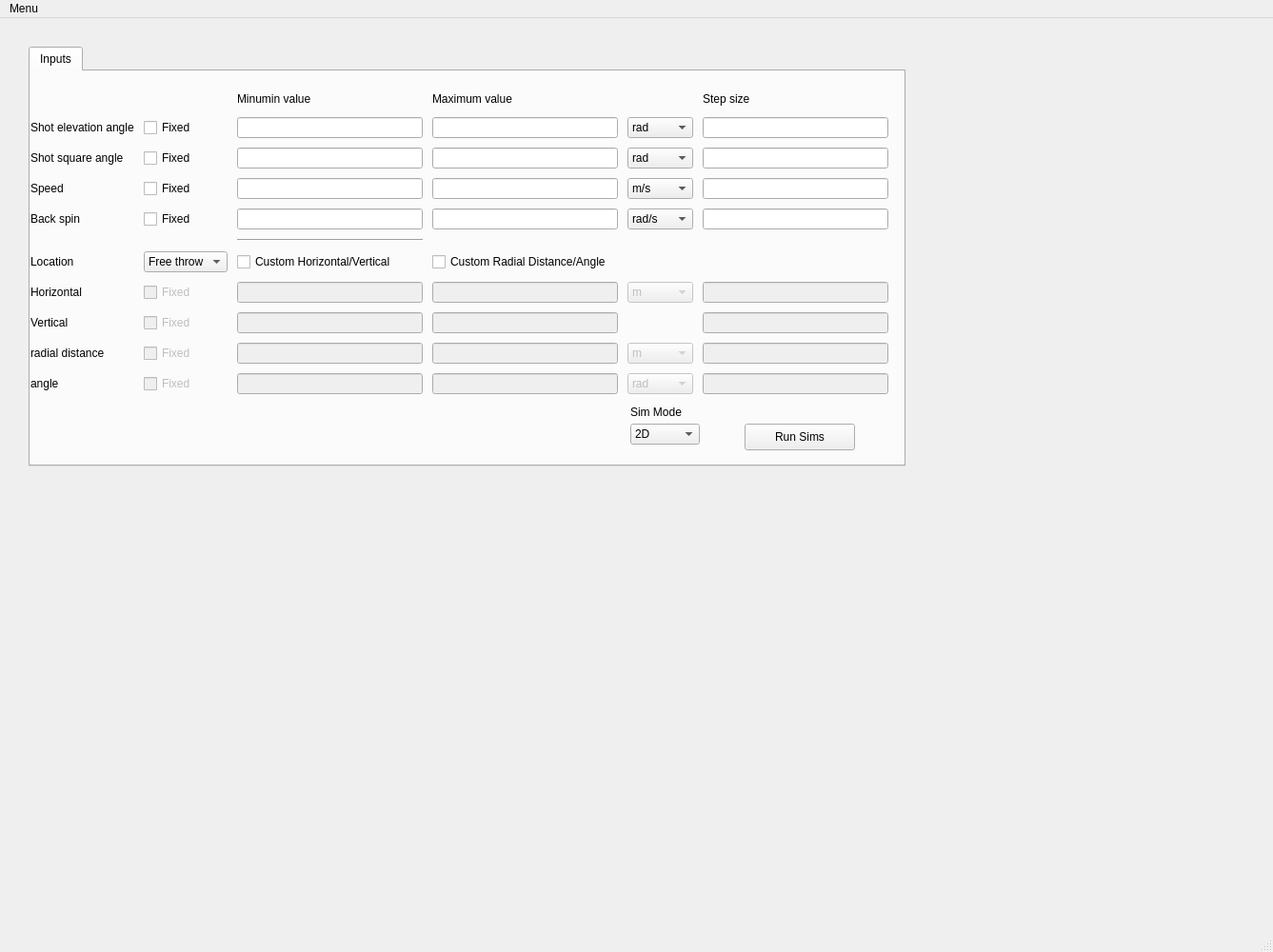
<?xml version="1.0" encoding="UTF-8"?>
<ui version="4.0">
 <class>MainWindow</class>
 <widget class="QMainWindow" name="MainWindow">
  <property name="geometry">
   <rect>
    <x>0</x>
    <y>0</y>
    <width>1337</width>
    <height>1000</height>
   </rect>
  </property>
  <property name="sizePolicy">
   <sizepolicy hsizetype="Maximum" vsizetype="Maximum">
    <horstretch>0</horstretch>
    <verstretch>0</verstretch>
   </sizepolicy>
  </property>
  <property name="windowTitle">
   <string>MainWindow</string>
  </property>
  <property name="documentMode">
   <bool>false</bool>
  </property>
  <property name="tabShape">
   <enum>QTabWidget::Rounded</enum>
  </property>
  <property name="dockOptions">
   <set>QMainWindow::AllowTabbedDocks|QMainWindow::AnimatedDocks</set>
  </property>
  <widget class="QWidget" name="centralwidget">
   <widget class="QTabWidget" name="tabWidget">
    <property name="geometry">
     <rect>
      <x>30</x>
      <y>30</y>
      <width>921</width>
      <height>441</height>
     </rect>
    </property>
    <property name="currentIndex">
     <number>0</number>
    </property>
    <widget class="QWidget" name="tab">
     <attribute name="title">
      <string>Inputs</string>
     </attribute>
     <widget class="QWidget" name="gridLayoutWidget">
      <property name="geometry">
       <rect>
        <x>0</x>
        <y>20</y>
        <width>901</width>
        <height>319</height>
       </rect>
      </property>
      <layout class="QGridLayout" name="gridLayout">
       <property name="spacing">
        <number>10</number>
       </property>
       <item row="5" column="2">
        <widget class="QLineEdit" name="shotSquareAngleMinimumValueLineEdit"/>
       </item>
       <item row="10" column="2">
        <widget class="QCheckBox" name="customHorizontalVerticalCheckBox">
         <property name="text">
          <string>Custom Horizontal/Vertical</string>
         </property>
        </widget>
       </item>
       <item row="6" column="11">
        <widget class="QLineEdit" name="speedStepSizeLineEdit">
         <property name="enabled">
          <bool>true</bool>
         </property>
        </widget>
       </item>
       <item row="11" column="2">
        <widget class="QLineEdit" name="customDistanceXMinimumLineEdit">
         <property name="enabled">
          <bool>false</bool>
         </property>
         <property name="inputMethodHints">
          <set>Qt::ImhNone</set>
         </property>
        </widget>
       </item>
       <item row="4" column="11">
        <widget class="QLineEdit" name="shotElevationAngleStepSizeLineEdit">
         <property name="enabled">
          <bool>true</bool>
         </property>
        </widget>
       </item>
       <item row="6" column="4">
        <widget class="QLineEdit" name="speedMaximumValueLineEdit">
         <property name="enabled">
          <bool>true</bool>
         </property>
        </widget>
       </item>
       <item row="6" column="2">
        <widget class="QLineEdit" name="speedMinimumValueLineEdit"/>
       </item>
       <item row="10" column="0">
        <widget class="QLabel" name="defaultLocationLabel">
         <property name="text">
          <string>Location</string>
         </property>
        </widget>
       </item>
       <item row="8" column="2">
        <widget class="Line" name="line_2">
         <property name="orientation">
          <enum>Qt::Horizontal</enum>
         </property>
        </widget>
       </item>
       <item row="10" column="1">
        <widget class="QComboBox" name="defaultLocationComboBox">
         <item>
          <property name="text">
           <string>Free throw</string>
          </property>
         </item>
         <item>
          <property name="text">
           <string>Top of key</string>
          </property>
         </item>
         <item>
          <property name="text">
           <string>3-Point</string>
          </property>
         </item>
         <item>
          <property name="text">
           <string>Half court</string>
          </property>
         </item>
        </widget>
       </item>
       <item row="13" column="2">
        <widget class="QLineEdit" name="customRadialDistanceMinimumLineEdit">
         <property name="enabled">
          <bool>false</bool>
         </property>
        </widget>
       </item>
       <item row="5" column="11">
        <widget class="QLineEdit" name="shotSquareAngleStepSizeLineEdit">
         <property name="enabled">
          <bool>true</bool>
         </property>
        </widget>
       </item>
       <item row="5" column="4">
        <widget class="QLineEdit" name="shotSquareAngleMaximumValueLineEdit">
         <property name="enabled">
          <bool>true</bool>
         </property>
        </widget>
       </item>
       <item row="7" column="8">
        <widget class="QComboBox" name="backSpinUnitComboBox">
         <item>
          <property name="text">
           <string>rad/s</string>
          </property>
         </item>
         <item>
          <property name="text">
           <string>rev/min</string>
          </property>
         </item>
        </widget>
       </item>
       <item row="11" column="0">
        <widget class="QLabel" name="customDistanceXLabel">
         <property name="text">
          <string>Horizontal</string>
         </property>
        </widget>
       </item>
       <item row="4" column="1">
        <widget class="QCheckBox" name="shotElevationAngleFixedCheckBox">
         <property name="enabled">
          <bool>true</bool>
         </property>
         <property name="cursor">
          <cursorShape>ArrowCursor</cursorShape>
         </property>
         <property name="contextMenuPolicy">
          <enum>Qt::ActionsContextMenu</enum>
         </property>
         <property name="toolTip">
          <string>Check to keep values fixed</string>
         </property>
         <property name="toolTipDuration">
          <number>41</number>
         </property>
         <property name="text">
          <string>Fixed</string>
         </property>
         <property name="checkFixed" stdset="0">
          <bool>false</bool>
         </property>
        </widget>
       </item>
       <item row="5" column="0">
        <widget class="QLabel" name="shotSquareAngleLabel">
         <property name="text">
          <string>Shot square angle</string>
         </property>
        </widget>
       </item>
       <item row="12" column="2">
        <widget class="QLineEdit" name="customDistanceYMinimumLineEdit">
         <property name="enabled">
          <bool>false</bool>
         </property>
         <property name="inputMethodHints">
          <set>Qt::ImhNone</set>
         </property>
        </widget>
       </item>
       <item row="4" column="2">
        <widget class="QLineEdit" name="shotElevationAngleMinimumValueLineEdit"/>
       </item>
       <item row="2" column="4">
        <widget class="QLabel" name="label_6">
         <property name="text">
          <string>Maximum value</string>
         </property>
        </widget>
       </item>
       <item row="2" column="11">
        <widget class="QLabel" name="label_13">
         <property name="text">
          <string>Step size</string>
         </property>
        </widget>
       </item>
       <item row="2" column="2">
        <widget class="QLabel" name="label_5">
         <property name="acceptDrops">
          <bool>false</bool>
         </property>
         <property name="inputMethodHints">
          <set>Qt::ImhHiddenText</set>
         </property>
         <property name="text">
          <string>Minumin value</string>
         </property>
        </widget>
       </item>
       <item row="6" column="8">
        <widget class="QComboBox" name="speedUnitComboBox">
         <item>
          <property name="text">
           <string>m/s</string>
          </property>
         </item>
         <item>
          <property name="text">
           <string>mph</string>
          </property>
         </item>
        </widget>
       </item>
       <item row="7" column="2">
        <widget class="QLineEdit" name="backSpinMinimumValueLineEdit"/>
       </item>
       <item row="6" column="1">
        <widget class="QCheckBox" name="speedFixedCheckBox">
         <property name="text">
          <string>Fixed</string>
         </property>
        </widget>
       </item>
       <item row="4" column="8">
        <widget class="QComboBox" name="shotElevationAngleUnitComboBox">
         <item>
          <property name="text">
           <string>rad</string>
          </property>
         </item>
         <item>
          <property name="text">
           <string>deg</string>
          </property>
         </item>
        </widget>
       </item>
       <item row="5" column="8">
        <widget class="QComboBox" name="shotSquareAngleUnitComboBox">
         <item>
          <property name="text">
           <string>rad</string>
          </property>
         </item>
         <item>
          <property name="text">
           <string>deg</string>
          </property>
         </item>
        </widget>
       </item>
       <item row="7" column="1">
        <widget class="QCheckBox" name="backSpinFixedCheckBox">
         <property name="text">
          <string>Fixed</string>
         </property>
        </widget>
       </item>
       <item row="7" column="11">
        <widget class="QLineEdit" name="backSpinStepSizeLineEdit">
         <property name="enabled">
          <bool>true</bool>
         </property>
        </widget>
       </item>
       <item row="4" column="0">
        <widget class="QLabel" name="shotElevationAngleLabel">
         <property name="text">
          <string>Shot elevation angle</string>
         </property>
        </widget>
       </item>
       <item row="12" column="0">
        <widget class="QLabel" name="customDistanceYLabel">
         <property name="text">
          <string>Vertical</string>
         </property>
        </widget>
       </item>
       <item row="7" column="0">
        <widget class="QLabel" name="backSpinLabel">
         <property name="text">
          <string>Back spin</string>
         </property>
        </widget>
       </item>
       <item row="4" column="4">
        <widget class="QLineEdit" name="shotElevationAngleMaximumValueLineEdit">
         <property name="enabled">
          <bool>true</bool>
         </property>
        </widget>
       </item>
       <item row="7" column="4">
        <widget class="QLineEdit" name="backSpinMaximumValueLineEdit">
         <property name="enabled">
          <bool>true</bool>
         </property>
        </widget>
       </item>
       <item row="5" column="1">
        <widget class="QCheckBox" name="shotSquareAngleFixedCheckBox">
         <property name="text">
          <string>Fixed</string>
         </property>
        </widget>
       </item>
       <item row="13" column="0">
        <widget class="QLabel" name="customDistanceRadialLabel">
         <property name="text">
          <string>radial distance</string>
         </property>
        </widget>
       </item>
       <item row="6" column="0">
        <widget class="QLabel" name="speedLabel">
         <property name="text">
          <string>Speed</string>
         </property>
        </widget>
       </item>
       <item row="14" column="0">
        <widget class="QLabel" name="customDistanceAngleLabel">
         <property name="text">
          <string>angle</string>
         </property>
        </widget>
       </item>
       <item row="14" column="2">
        <widget class="QLineEdit" name="customRadialAngleMinimumLineEdit">
         <property name="enabled">
          <bool>false</bool>
         </property>
        </widget>
       </item>
       <item row="12" column="4">
        <widget class="QLineEdit" name="customDistanceYMaximumLineEdit">
         <property name="enabled">
          <bool>false</bool>
         </property>
        </widget>
       </item>
       <item row="11" column="4">
        <widget class="QLineEdit" name="customDistanceXMaximumLineEdit">
         <property name="enabled">
          <bool>false</bool>
         </property>
        </widget>
       </item>
       <item row="13" column="4">
        <widget class="QLineEdit" name="customRadialDistanceMaximumLineEdit">
         <property name="enabled">
          <bool>false</bool>
         </property>
        </widget>
       </item>
       <item row="14" column="4">
        <widget class="QLineEdit" name="customRadialAngleMaximumLineEdit">
         <property name="enabled">
          <bool>false</bool>
         </property>
        </widget>
       </item>
       <item row="14" column="8">
        <widget class="QComboBox" name="customRadialAngleUnitComboBox">
         <property name="enabled">
          <bool>false</bool>
         </property>
         <item>
          <property name="text">
           <string>rad</string>
          </property>
         </item>
         <item>
          <property name="text">
           <string>deg</string>
          </property>
         </item>
        </widget>
       </item>
       <item row="13" column="8">
        <widget class="QComboBox" name="customRadialDistanceUnitComboBox">
         <property name="enabled">
          <bool>false</bool>
         </property>
         <item>
          <property name="text">
           <string>m</string>
          </property>
         </item>
         <item>
          <property name="text">
           <string>ft</string>
          </property>
         </item>
        </widget>
       </item>
       <item row="10" column="4">
        <widget class="QCheckBox" name="customRadialDistanceAngleCheckBox">
         <property name="text">
          <string>Custom Radial Distance/Angle</string>
         </property>
        </widget>
       </item>
       <item row="11" column="8">
        <widget class="QComboBox" name="customDistanceUnitComboBox">
         <property name="enabled">
          <bool>false</bool>
         </property>
         <item>
          <property name="text">
           <string>m</string>
          </property>
         </item>
         <item>
          <property name="text">
           <string>ft</string>
          </property>
         </item>
        </widget>
       </item>
       <item row="11" column="11">
        <widget class="QLineEdit" name="customDistanceXStepSizeLineEdit">
         <property name="enabled">
          <bool>false</bool>
         </property>
        </widget>
       </item>
       <item row="12" column="11">
        <widget class="QLineEdit" name="customDistanceYStepSizeLineEdit">
         <property name="enabled">
          <bool>false</bool>
         </property>
        </widget>
       </item>
       <item row="13" column="11">
        <widget class="QLineEdit" name="customRadialDistanceStepSizeLineEdit">
         <property name="enabled">
          <bool>false</bool>
         </property>
        </widget>
       </item>
       <item row="14" column="11">
        <widget class="QLineEdit" name="customRadialAngleStepSizeLineEdit">
         <property name="enabled">
          <bool>false</bool>
         </property>
        </widget>
       </item>
       <item row="11" column="1">
        <widget class="QCheckBox" name="customDistanceXFixedCheckBox">
         <property name="enabled">
          <bool>false</bool>
         </property>
         <property name="text">
          <string>Fixed</string>
         </property>
        </widget>
       </item>
       <item row="12" column="1">
        <widget class="QCheckBox" name="customDistanceYFixedCheckBox">
         <property name="enabled">
          <bool>false</bool>
         </property>
         <property name="text">
          <string>Fixed</string>
         </property>
        </widget>
       </item>
       <item row="13" column="1">
        <widget class="QCheckBox" name="customRadialDistanceFixedCheckBox">
         <property name="enabled">
          <bool>false</bool>
         </property>
         <property name="text">
          <string>Fixed</string>
         </property>
        </widget>
       </item>
       <item row="14" column="1">
        <widget class="QCheckBox" name="customRadialAngleFixedCheckBox">
         <property name="enabled">
          <bool>false</bool>
         </property>
         <property name="text">
          <string>Fixed</string>
         </property>
        </widget>
       </item>
      </layout>
      <zorder>speedLabel</zorder>
      <zorder>speedMaximumValueLineEdit</zorder>
      <zorder>shotSquareAngleMaximumValueLineEdit</zorder>
      <zorder>shotElevationAngleMinimumValueLineEdit</zorder>
      <zorder>shotElevationAngleLabel</zorder>
      <zorder>shotElevationAngleMaximumValueLineEdit</zorder>
      <zorder>label_13</zorder>
      <zorder>backSpinLabel</zorder>
      <zorder>backSpinMinimumValueLineEdit</zorder>
      <zorder>label_6</zorder>
      <zorder>shotSquareAngleLabel</zorder>
      <zorder>speedMinimumValueLineEdit</zorder>
      <zorder>shotSquareAngleMinimumValueLineEdit</zorder>
      <zorder>backSpinMaximumValueLineEdit</zorder>
      <zorder>backSpinStepSizeLineEdit</zorder>
      <zorder>speedStepSizeLineEdit</zorder>
      <zorder>defaultLocationLabel</zorder>
      <zorder>shotSquareAngleStepSizeLineEdit</zorder>
      <zorder>shotElevationAngleStepSizeLineEdit</zorder>
      <zorder>backSpinUnitComboBox</zorder>
      <zorder>speedUnitComboBox</zorder>
      <zorder>shotSquareAngleUnitComboBox</zorder>
      <zorder>shotElevationAngleUnitComboBox</zorder>
      <zorder>line_2</zorder>
      <zorder>shotElevationAngleFixedCheckBox</zorder>
      <zorder>shotSquareAngleFixedCheckBox</zorder>
      <zorder>speedFixedCheckBox</zorder>
      <zorder>backSpinFixedCheckBox</zorder>
      <zorder>label_5</zorder>
      <zorder>defaultLocationComboBox</zorder>
      <zorder>customHorizontalVerticalCheckBox</zorder>
      <zorder>customDistanceXLabel</zorder>
      <zorder>customDistanceXMinimumLineEdit</zorder>
      <zorder>customDistanceRadialLabel</zorder>
      <zorder>customDistanceYLabel</zorder>
      <zorder>customRadialDistanceMinimumLineEdit</zorder>
      <zorder>customDistanceYMinimumLineEdit</zorder>
      <zorder>customDistanceAngleLabel</zorder>
      <zorder>customRadialAngleMinimumLineEdit</zorder>
      <zorder>customDistanceYMaximumLineEdit</zorder>
      <zorder>customDistanceXMaximumLineEdit</zorder>
      <zorder>customRadialDistanceMaximumLineEdit</zorder>
      <zorder>customRadialAngleMaximumLineEdit</zorder>
      <zorder>customRadialAngleUnitComboBox</zorder>
      <zorder>customRadialDistanceUnitComboBox</zorder>
      <zorder>customRadialDistanceAngleCheckBox</zorder>
      <zorder>customDistanceUnitComboBox</zorder>
      <zorder>customDistanceXStepSizeLineEdit</zorder>
      <zorder>customDistanceYStepSizeLineEdit</zorder>
      <zorder>customRadialDistanceStepSizeLineEdit</zorder>
      <zorder>customRadialAngleStepSizeLineEdit</zorder>
      <zorder>customDistanceXFixedCheckBox</zorder>
      <zorder>customDistanceYFixedCheckBox</zorder>
      <zorder>customRadialDistanceFixedCheckBox</zorder>
      <zorder>customRadialAngleFixedCheckBox</zorder>
     </widget>
     <widget class="QPushButton" name="runSimsPushButton">
      <property name="geometry">
       <rect>
        <x>750</x>
        <y>370</y>
        <width>116</width>
        <height>28</height>
       </rect>
      </property>
      <property name="text">
       <string>Run Sims</string>
      </property>
     </widget>
     <widget class="QComboBox" name="simModeComboBox">
      <property name="geometry">
       <rect>
        <x>630</x>
        <y>370</y>
        <width>73</width>
        <height>22</height>
       </rect>
      </property>
      <item>
       <property name="text">
        <string>2D</string>
       </property>
      </item>
      <item>
       <property name="text">
        <string>3D</string>
       </property>
      </item>
     </widget>
     <widget class="QLabel" name="simModeLabel">
      <property name="geometry">
       <rect>
        <x>630</x>
        <y>350</y>
        <width>71</width>
        <height>16</height>
       </rect>
      </property>
      <property name="text">
       <string>Sim Mode</string>
      </property>
     </widget>
    </widget>
   </widget>
  </widget>
  <widget class="QMenuBar" name="menubar">
   <property name="geometry">
    <rect>
     <x>0</x>
     <y>0</y>
     <width>1337</width>
     <height>21</height>
    </rect>
   </property>
   <widget class="QMenu" name="menutester">
    <property name="title">
     <string>Menu</string>
    </property>
    <widget class="QMenu" name="menutest1">
     <property name="title">
      <string>Current session</string>
     </property>
    </widget>
    <addaction name="menutest1"/>
    <addaction name="actionSave"/>
    <addaction name="actionView_History"/>
   </widget>
   <addaction name="menutester"/>
  </widget>
  <widget class="QStatusBar" name="statusbar"/>
  <action name="actionSave">
   <property name="text">
    <string>Save</string>
   </property>
   <property name="shortcut">
    <string>Ctrl+S</string>
   </property>
  </action>
  <action name="actionView_History">
   <property name="text">
    <string>View History</string>
   </property>
   <property name="shortcut">
    <string>Ctrl+H</string>
   </property>
  </action>
 </widget>
 <tabstops>
  <tabstop>shotElevationAngleMinimumValueLineEdit</tabstop>
  <tabstop>shotElevationAngleMaximumValueLineEdit</tabstop>
  <tabstop>shotElevationAngleStepSizeLineEdit</tabstop>
  <tabstop>shotSquareAngleMinimumValueLineEdit</tabstop>
  <tabstop>shotSquareAngleMaximumValueLineEdit</tabstop>
  <tabstop>shotSquareAngleStepSizeLineEdit</tabstop>
  <tabstop>speedMinimumValueLineEdit</tabstop>
  <tabstop>speedMaximumValueLineEdit</tabstop>
  <tabstop>speedStepSizeLineEdit</tabstop>
  <tabstop>backSpinMinimumValueLineEdit</tabstop>
  <tabstop>backSpinMaximumValueLineEdit</tabstop>
  <tabstop>backSpinStepSizeLineEdit</tabstop>
  <tabstop>customDistanceXMinimumLineEdit</tabstop>
  <tabstop>customDistanceXMaximumLineEdit</tabstop>
  <tabstop>customDistanceXStepSizeLineEdit</tabstop>
  <tabstop>customDistanceYMinimumLineEdit</tabstop>
  <tabstop>customDistanceYMaximumLineEdit</tabstop>
  <tabstop>customDistanceYStepSizeLineEdit</tabstop>
  <tabstop>customRadialDistanceMinimumLineEdit</tabstop>
  <tabstop>customRadialDistanceMaximumLineEdit</tabstop>
  <tabstop>customRadialDistanceStepSizeLineEdit</tabstop>
  <tabstop>customRadialAngleMinimumLineEdit</tabstop>
  <tabstop>customRadialAngleMaximumLineEdit</tabstop>
  <tabstop>customRadialAngleStepSizeLineEdit</tabstop>
  <tabstop>simModeComboBox</tabstop>
  <tabstop>runSimsPushButton</tabstop>
  <tabstop>shotElevationAngleFixedCheckBox</tabstop>
  <tabstop>tabWidget</tabstop>
  <tabstop>customHorizontalVerticalCheckBox</tabstop>
  <tabstop>defaultLocationComboBox</tabstop>
  <tabstop>shotSquareAngleUnitComboBox</tabstop>
  <tabstop>customRadialAngleUnitComboBox</tabstop>
  <tabstop>customRadialDistanceUnitComboBox</tabstop>
  <tabstop>backSpinUnitComboBox</tabstop>
  <tabstop>customDistanceUnitComboBox</tabstop>
  <tabstop>shotElevationAngleUnitComboBox</tabstop>
  <tabstop>speedUnitComboBox</tabstop>
  <tabstop>customRadialDistanceAngleCheckBox</tabstop>
  <tabstop>speedFixedCheckBox</tabstop>
  <tabstop>customDistanceXFixedCheckBox</tabstop>
  <tabstop>customDistanceYFixedCheckBox</tabstop>
  <tabstop>customRadialDistanceFixedCheckBox</tabstop>
  <tabstop>customRadialAngleFixedCheckBox</tabstop>
  <tabstop>shotSquareAngleFixedCheckBox</tabstop>
  <tabstop>backSpinFixedCheckBox</tabstop>
 </tabstops>
 <resources/>
 <connections>
  <connection>
   <sender>customRadialAngleFixedCheckBox</sender>
   <signal>toggled(bool)</signal>
   <receiver>customRadialAngleStepSizeLineEdit</receiver>
   <slot>setDisabled(bool)</slot>
   <hints>
    <hint type="sourcelabel">
     <x>139</x>
     <y>404</y>
    </hint>
    <hint type="destinationlabel">
     <x>722</x>
     <y>408</y>
    </hint>
   </hints>
  </connection>
  <connection>
   <sender>customHorizontalVerticalCheckBox</sender>
   <signal>toggled(bool)</signal>
   <receiver>customDistanceXMinimumLineEdit</receiver>
   <slot>setEnabled(bool)</slot>
   <hints>
    <hint type="sourcelabel">
     <x>292</x>
     <y>288</y>
    </hint>
    <hint type="destinationlabel">
     <x>286</x>
     <y>325</y>
    </hint>
   </hints>
  </connection>
  <connection>
   <sender>customHorizontalVerticalCheckBox</sender>
   <signal>toggled(bool)</signal>
   <receiver>customDistanceYStepSizeLineEdit</receiver>
   <slot>setEnabled(bool)</slot>
   <hints>
    <hint type="sourcelabel">
     <x>220</x>
     <y>289</y>
    </hint>
    <hint type="destinationlabel">
     <x>740</x>
     <y>347</y>
    </hint>
   </hints>
  </connection>
  <connection>
   <sender>shotElevationAngleFixedCheckBox</sender>
   <signal>toggled(bool)</signal>
   <receiver>shotElevationAngleMaximumValueLineEdit</receiver>
   <slot>setDisabled(bool)</slot>
   <hints>
    <hint type="sourcelabel">
     <x>126</x>
     <y>159</y>
    </hint>
    <hint type="destinationlabel">
     <x>427</x>
     <y>161</y>
    </hint>
   </hints>
  </connection>
  <connection>
   <sender>shotSquareAngleFixedCheckBox</sender>
   <signal>toggled(bool)</signal>
   <receiver>shotSquareAngleMaximumValueLineEdit</receiver>
   <slot>setDisabled(bool)</slot>
   <hints>
    <hint type="sourcelabel">
     <x>137</x>
     <y>188</y>
    </hint>
    <hint type="destinationlabel">
     <x>434</x>
     <y>192</y>
    </hint>
   </hints>
  </connection>
  <connection>
   <sender>customDistanceXFixedCheckBox</sender>
   <signal>toggled(bool)</signal>
   <receiver>customDistanceXMaximumLineEdit</receiver>
   <slot>setDisabled(bool)</slot>
   <hints>
    <hint type="sourcelabel">
     <x>154</x>
     <y>315</y>
    </hint>
    <hint type="destinationlabel">
     <x>464</x>
     <y>322</y>
    </hint>
   </hints>
  </connection>
  <connection>
   <sender>speedFixedCheckBox</sender>
   <signal>toggled(bool)</signal>
   <receiver>speedMaximumValueLineEdit</receiver>
   <slot>setDisabled(bool)</slot>
   <hints>
    <hint type="sourcelabel">
     <x>147</x>
     <y>215</y>
    </hint>
    <hint type="destinationlabel">
     <x>495</x>
     <y>213</y>
    </hint>
   </hints>
  </connection>
  <connection>
   <sender>customRadialAngleFixedCheckBox</sender>
   <signal>toggled(bool)</signal>
   <receiver>customRadialAngleMaximumLineEdit</receiver>
   <slot>setDisabled(bool)</slot>
   <hints>
    <hint type="sourcelabel">
     <x>148</x>
     <y>409</y>
    </hint>
    <hint type="destinationlabel">
     <x>437</x>
     <y>416</y>
    </hint>
   </hints>
  </connection>
  <connection>
   <sender>customHorizontalVerticalCheckBox</sender>
   <signal>toggled(bool)</signal>
   <receiver>customDistanceYMaximumLineEdit</receiver>
   <slot>setEnabled(bool)</slot>
   <hints>
    <hint type="sourcelabel">
     <x>210</x>
     <y>291</y>
    </hint>
    <hint type="destinationlabel">
     <x>527</x>
     <y>360</y>
    </hint>
   </hints>
  </connection>
  <connection>
   <sender>customHorizontalVerticalCheckBox</sender>
   <signal>toggled(bool)</signal>
   <receiver>customDistanceXFixedCheckBox</receiver>
   <slot>setEnabled(bool)</slot>
   <hints>
    <hint type="sourcelabel">
     <x>255</x>
     <y>289</y>
    </hint>
    <hint type="destinationlabel">
     <x>174</x>
     <y>324</y>
    </hint>
   </hints>
  </connection>
  <connection>
   <sender>customHorizontalVerticalCheckBox</sender>
   <signal>toggled(bool)</signal>
   <receiver>customDistanceYFixedCheckBox</receiver>
   <slot>setEnabled(bool)</slot>
   <hints>
    <hint type="sourcelabel">
     <x>309</x>
     <y>289</y>
    </hint>
    <hint type="destinationlabel">
     <x>163</x>
     <y>347</y>
    </hint>
   </hints>
  </connection>
  <connection>
   <sender>customRadialDistanceAngleCheckBox</sender>
   <signal>toggled(bool)</signal>
   <receiver>customRadialAngleFixedCheckBox</receiver>
   <slot>setEnabled(bool)</slot>
   <hints>
    <hint type="sourcelabel">
     <x>505</x>
     <y>295</y>
    </hint>
    <hint type="destinationlabel">
     <x>166</x>
     <y>408</y>
    </hint>
   </hints>
  </connection>
  <connection>
   <sender>shotElevationAngleFixedCheckBox</sender>
   <signal>toggled(bool)</signal>
   <receiver>shotElevationAngleStepSizeLineEdit</receiver>
   <slot>setDisabled(bool)</slot>
   <hints>
    <hint type="sourcelabel">
     <x>176</x>
     <y>159</y>
    </hint>
    <hint type="destinationlabel">
     <x>720</x>
     <y>162</y>
    </hint>
   </hints>
  </connection>
  <connection>
   <sender>customHorizontalVerticalCheckBox</sender>
   <signal>toggled(bool)</signal>
   <receiver>customDistanceUnitComboBox</receiver>
   <slot>setEnabled(bool)</slot>
   <hints>
    <hint type="sourcelabel">
     <x>319</x>
     <y>289</y>
    </hint>
    <hint type="destinationlabel">
     <x>651</x>
     <y>316</y>
    </hint>
   </hints>
  </connection>
  <connection>
   <sender>customRadialDistanceAngleCheckBox</sender>
   <signal>toggled(bool)</signal>
   <receiver>customRadialAngleStepSizeLineEdit</receiver>
   <slot>setEnabled(bool)</slot>
   <hints>
    <hint type="sourcelabel">
     <x>600</x>
     <y>289</y>
    </hint>
    <hint type="destinationlabel">
     <x>741</x>
     <y>420</y>
    </hint>
   </hints>
  </connection>
  <connection>
   <sender>customRadialDistanceAngleCheckBox</sender>
   <signal>toggled(bool)</signal>
   <receiver>customRadialDistanceMaximumLineEdit</receiver>
   <slot>setEnabled(bool)</slot>
   <hints>
    <hint type="sourcelabel">
     <x>536</x>
     <y>293</y>
    </hint>
    <hint type="destinationlabel">
     <x>439</x>
     <y>385</y>
    </hint>
   </hints>
  </connection>
  <connection>
   <sender>customDistanceYFixedCheckBox</sender>
   <signal>toggled(bool)</signal>
   <receiver>customDistanceYStepSizeLineEdit</receiver>
   <slot>setDisabled(bool)</slot>
   <hints>
    <hint type="sourcelabel">
     <x>181</x>
     <y>351</y>
    </hint>
    <hint type="destinationlabel">
     <x>722</x>
     <y>345</y>
    </hint>
   </hints>
  </connection>
  <connection>
   <sender>customRadialDistanceFixedCheckBox</sender>
   <signal>toggled(bool)</signal>
   <receiver>customRadialDistanceStepSizeLineEdit</receiver>
   <slot>setDisabled(bool)</slot>
   <hints>
    <hint type="sourcelabel">
     <x>175</x>
     <y>377</y>
    </hint>
    <hint type="destinationlabel">
     <x>719</x>
     <y>381</y>
    </hint>
   </hints>
  </connection>
  <connection>
   <sender>customDistanceXFixedCheckBox</sender>
   <signal>toggled(bool)</signal>
   <receiver>customDistanceXStepSizeLineEdit</receiver>
   <slot>setDisabled(bool)</slot>
   <hints>
    <hint type="sourcelabel">
     <x>170</x>
     <y>316</y>
    </hint>
    <hint type="destinationlabel">
     <x>719</x>
     <y>316</y>
    </hint>
   </hints>
  </connection>
  <connection>
   <sender>speedFixedCheckBox</sender>
   <signal>toggled(bool)</signal>
   <receiver>speedStepSizeLineEdit</receiver>
   <slot>setDisabled(bool)</slot>
   <hints>
    <hint type="sourcelabel">
     <x>170</x>
     <y>217</y>
    </hint>
    <hint type="destinationlabel">
     <x>724</x>
     <y>221</y>
    </hint>
   </hints>
  </connection>
  <connection>
   <sender>shotSquareAngleFixedCheckBox</sender>
   <signal>toggled(bool)</signal>
   <receiver>shotSquareAngleStepSizeLineEdit</receiver>
   <slot>setDisabled(bool)</slot>
   <hints>
    <hint type="sourcelabel">
     <x>166</x>
     <y>188</y>
    </hint>
    <hint type="destinationlabel">
     <x>722</x>
     <y>187</y>
    </hint>
   </hints>
  </connection>
  <connection>
   <sender>customRadialDistanceAngleCheckBox</sender>
   <signal>toggled(bool)</signal>
   <receiver>customRadialDistanceFixedCheckBox</receiver>
   <slot>setEnabled(bool)</slot>
   <hints>
    <hint type="sourcelabel">
     <x>496</x>
     <y>289</y>
    </hint>
    <hint type="destinationlabel">
     <x>136</x>
     <y>382</y>
    </hint>
   </hints>
  </connection>
  <connection>
   <sender>customHorizontalVerticalCheckBox</sender>
   <signal>toggled(bool)</signal>
   <receiver>customDistanceXMaximumLineEdit</receiver>
   <slot>setEnabled(bool)</slot>
   <hints>
    <hint type="sourcelabel">
     <x>214</x>
     <y>289</y>
    </hint>
    <hint type="destinationlabel">
     <x>535</x>
     <y>325</y>
    </hint>
   </hints>
  </connection>
  <connection>
   <sender>customRadialDistanceAngleCheckBox</sender>
   <signal>toggled(bool)</signal>
   <receiver>customRadialDistanceMinimumLineEdit</receiver>
   <slot>setEnabled(bool)</slot>
   <hints>
    <hint type="sourcelabel">
     <x>428</x>
     <y>293</y>
    </hint>
    <hint type="destinationlabel">
     <x>277</x>
     <y>382</y>
    </hint>
   </hints>
  </connection>
  <connection>
   <sender>backSpinFixedCheckBox</sender>
   <signal>toggled(bool)</signal>
   <receiver>backSpinMaximumValueLineEdit</receiver>
   <slot>setDisabled(bool)</slot>
   <hints>
    <hint type="sourcelabel">
     <x>144</x>
     <y>246</y>
    </hint>
    <hint type="destinationlabel">
     <x>440</x>
     <y>253</y>
    </hint>
   </hints>
  </connection>
  <connection>
   <sender>backSpinFixedCheckBox</sender>
   <signal>toggled(bool)</signal>
   <receiver>backSpinStepSizeLineEdit</receiver>
   <slot>setDisabled(bool)</slot>
   <hints>
    <hint type="sourcelabel">
     <x>178</x>
     <y>246</y>
    </hint>
    <hint type="destinationlabel">
     <x>721</x>
     <y>248</y>
    </hint>
   </hints>
  </connection>
  <connection>
   <sender>customRadialDistanceAngleCheckBox</sender>
   <signal>toggled(bool)</signal>
   <receiver>customRadialAngleMinimumLineEdit</receiver>
   <slot>setEnabled(bool)</slot>
   <hints>
    <hint type="sourcelabel">
     <x>553</x>
     <y>291</y>
    </hint>
    <hint type="destinationlabel">
     <x>363</x>
     <y>414</y>
    </hint>
   </hints>
  </connection>
  <connection>
   <sender>customRadialDistanceAngleCheckBox</sender>
   <signal>toggled(bool)</signal>
   <receiver>customRadialDistanceStepSizeLineEdit</receiver>
   <slot>setEnabled(bool)</slot>
   <hints>
    <hint type="sourcelabel">
     <x>583</x>
     <y>292</y>
    </hint>
    <hint type="destinationlabel">
     <x>755</x>
     <y>379</y>
    </hint>
   </hints>
  </connection>
  <connection>
   <sender>customHorizontalVerticalCheckBox</sender>
   <signal>toggled(bool)</signal>
   <receiver>customDistanceXStepSizeLineEdit</receiver>
   <slot>setEnabled(bool)</slot>
   <hints>
    <hint type="sourcelabel">
     <x>234</x>
     <y>290</y>
    </hint>
    <hint type="destinationlabel">
     <x>757</x>
     <y>323</y>
    </hint>
   </hints>
  </connection>
  <connection>
   <sender>customRadialDistanceAngleCheckBox</sender>
   <signal>toggled(bool)</signal>
   <receiver>customRadialAngleMaximumLineEdit</receiver>
   <slot>setEnabled(bool)</slot>
   <hints>
    <hint type="sourcelabel">
     <x>512</x>
     <y>289</y>
    </hint>
    <hint type="destinationlabel">
     <x>545</x>
     <y>415</y>
    </hint>
   </hints>
  </connection>
  <connection>
   <sender>customHorizontalVerticalCheckBox</sender>
   <signal>toggled(bool)</signal>
   <receiver>customDistanceYMinimumLineEdit</receiver>
   <slot>setEnabled(bool)</slot>
   <hints>
    <hint type="sourcelabel">
     <x>353</x>
     <y>298</y>
    </hint>
    <hint type="destinationlabel">
     <x>353</x>
     <y>358</y>
    </hint>
   </hints>
  </connection>
  <connection>
   <sender>customDistanceYFixedCheckBox</sender>
   <signal>toggled(bool)</signal>
   <receiver>customDistanceYMaximumLineEdit</receiver>
   <slot>setDisabled(bool)</slot>
   <hints>
    <hint type="sourcelabel">
     <x>169</x>
     <y>351</y>
    </hint>
    <hint type="destinationlabel">
     <x>466</x>
     <y>346</y>
    </hint>
   </hints>
  </connection>
  <connection>
   <sender>customRadialDistanceAngleCheckBox</sender>
   <signal>toggled(bool)</signal>
   <receiver>customRadialAngleUnitComboBox</receiver>
   <slot>setEnabled(bool)</slot>
   <hints>
    <hint type="sourcelabel">
     <x>486</x>
     <y>290</y>
    </hint>
    <hint type="destinationlabel">
     <x>637</x>
     <y>416</y>
    </hint>
   </hints>
  </connection>
  <connection>
   <sender>customRadialDistanceAngleCheckBox</sender>
   <signal>toggled(bool)</signal>
   <receiver>customRadialDistanceUnitComboBox</receiver>
   <slot>setEnabled(bool)</slot>
   <hints>
    <hint type="sourcelabel">
     <x>522</x>
     <y>293</y>
    </hint>
    <hint type="destinationlabel">
     <x>662</x>
     <y>382</y>
    </hint>
   </hints>
  </connection>
  <connection>
   <sender>customRadialDistanceFixedCheckBox</sender>
   <signal>toggled(bool)</signal>
   <receiver>customRadialDistanceMaximumLineEdit</receiver>
   <slot>setDisabled(bool)</slot>
   <hints>
    <hint type="sourcelabel">
     <x>164</x>
     <y>380</y>
    </hint>
    <hint type="destinationlabel">
     <x>489</x>
     <y>384</y>
    </hint>
   </hints>
  </connection>
 </connections>
</ui>
